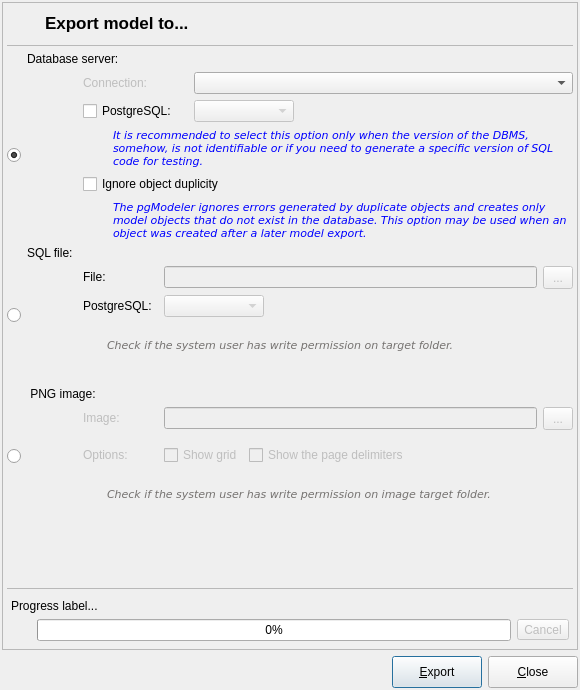
<?xml version="1.0" encoding="UTF-8"?>
<ui version="4.0">
 <class>ModelExportForm</class>
 <widget class="QDialog" name="ModelExportForm">
  <property name="windowModality">
   <enum>Qt::ApplicationModal</enum>
  </property>
  <property name="geometry">
   <rect>
    <x>0</x>
    <y>0</y>
    <width>580</width>
    <height>690</height>
   </rect>
  </property>
  <property name="sizePolicy">
   <sizepolicy hsizetype="Fixed" vsizetype="Fixed">
    <horstretch>0</horstretch>
    <verstretch>0</verstretch>
   </sizepolicy>
  </property>
  <property name="minimumSize">
   <size>
    <width>580</width>
    <height>600</height>
   </size>
  </property>
  <property name="maximumSize">
   <size>
    <width>580</width>
    <height>690</height>
   </size>
  </property>
  <property name="windowTitle">
   <string>Model Export</string>
  </property>
  <property name="windowIcon">
   <iconset resource="../res/resources.qrc">
    <normaloff>:/icones/icones/pgsqlModeler48x48.png</normaloff>:/icones/icones/pgsqlModeler48x48.png</iconset>
  </property>
  <layout class="QGridLayout" name="gridLayout_6">
   <property name="leftMargin">
    <number>2</number>
   </property>
   <property name="topMargin">
    <number>2</number>
   </property>
   <property name="rightMargin">
    <number>2</number>
   </property>
   <property name="bottomMargin">
    <number>2</number>
   </property>
   <item row="0" column="0" colspan="3">
    <widget class="QFrame" name="frame">
     <property name="enabled">
      <bool>true</bool>
     </property>
     <property name="sizePolicy">
      <sizepolicy hsizetype="Expanding" vsizetype="Expanding">
       <horstretch>0</horstretch>
       <verstretch>0</verstretch>
      </sizepolicy>
     </property>
     <property name="frameShape">
      <enum>QFrame::StyledPanel</enum>
     </property>
     <property name="frameShadow">
      <enum>QFrame::Raised</enum>
     </property>
     <layout class="QGridLayout" name="gridLayout_5">
      <property name="leftMargin">
       <number>4</number>
      </property>
      <property name="topMargin">
       <number>4</number>
      </property>
      <property name="rightMargin">
       <number>4</number>
      </property>
      <property name="bottomMargin">
       <number>4</number>
      </property>
      <item row="0" column="1">
       <widget class="QLabel" name="title_lbl">
        <property name="sizePolicy">
         <sizepolicy hsizetype="Preferred" vsizetype="Fixed">
          <horstretch>0</horstretch>
          <verstretch>0</verstretch>
         </sizepolicy>
        </property>
        <property name="font">
         <font>
          <pointsize>13</pointsize>
          <weight>75</weight>
          <bold>true</bold>
         </font>
        </property>
        <property name="text">
         <string>Export model to...</string>
        </property>
       </widget>
      </item>
      <item row="0" column="0">
       <widget class="QLabel" name="label_2">
        <property name="sizePolicy">
         <sizepolicy hsizetype="Fixed" vsizetype="Fixed">
          <horstretch>0</horstretch>
          <verstretch>0</verstretch>
         </sizepolicy>
        </property>
        <property name="minimumSize">
         <size>
          <width>32</width>
          <height>32</height>
         </size>
        </property>
        <property name="maximumSize">
         <size>
          <width>32</width>
          <height>32</height>
         </size>
        </property>
        <property name="text">
         <string/>
        </property>
        <property name="pixmap">
         <pixmap resource="../res/resources.qrc">:/icones/icones/exportar.png</pixmap>
        </property>
       </widget>
      </item>
      <item row="5" column="0" colspan="2">
       <layout class="QGridLayout" name="gridLayout_3">
        <property name="bottomMargin">
         <number>15</number>
        </property>
        <item row="0" column="1" colspan="3">
         <widget class="QLabel" name="export_to_img_lbl">
          <property name="text">
           <string> PNG image:</string>
          </property>
         </widget>
        </item>
        <item row="1" column="1" rowspan="4">
         <widget class="QLabel" name="model_png_lbl">
          <property name="enabled">
           <bool>false</bool>
          </property>
          <property name="sizePolicy">
           <sizepolicy hsizetype="Fixed" vsizetype="Fixed">
            <horstretch>0</horstretch>
            <verstretch>0</verstretch>
           </sizepolicy>
          </property>
          <property name="minimumSize">
           <size>
            <width>50</width>
            <height>100</height>
           </size>
          </property>
          <property name="maximumSize">
           <size>
            <width>50</width>
            <height>100</height>
           </size>
          </property>
          <property name="text">
           <string/>
          </property>
          <property name="pixmap">
           <pixmap resource="../res/resources.qrc">:/imagens/imagens/model2png.png</pixmap>
          </property>
         </widget>
        </item>
        <item row="1" column="2">
         <widget class="QLabel" name="image_lbl">
          <property name="enabled">
           <bool>false</bool>
          </property>
          <property name="sizePolicy">
           <sizepolicy hsizetype="Fixed" vsizetype="Fixed">
            <horstretch>0</horstretch>
            <verstretch>0</verstretch>
           </sizepolicy>
          </property>
          <property name="minimumSize">
           <size>
            <width>73</width>
            <height>0</height>
           </size>
          </property>
          <property name="text">
           <string>Image:</string>
          </property>
         </widget>
        </item>
        <item row="1" column="3">
         <layout class="QHBoxLayout" name="horizontalLayout_7">
          <item>
           <widget class="QLineEdit" name="image_edt">
            <property name="enabled">
             <bool>false</bool>
            </property>
            <property name="dragEnabled">
             <bool>false</bool>
            </property>
            <property name="readOnly">
             <bool>true</bool>
            </property>
           </widget>
          </item>
          <item>
           <widget class="QToolButton" name="select_img_tb">
            <property name="enabled">
             <bool>false</bool>
            </property>
            <property name="minimumSize">
             <size>
              <width>30</width>
              <height>23</height>
             </size>
            </property>
            <property name="toolTip">
             <string>Select target file</string>
            </property>
            <property name="text">
             <string>...</string>
            </property>
            <property name="icon">
             <iconset resource="../res/resources.qrc">
              <normaloff>:/icones/icones/abrir.png</normaloff>:/icones/icones/abrir.png</iconset>
            </property>
            <property name="iconSize">
             <size>
              <width>16</width>
              <height>16</height>
             </size>
            </property>
           </widget>
          </item>
         </layout>
        </item>
        <item row="2" column="2" rowspan="2">
         <widget class="QLabel" name="options_lbl">
          <property name="enabled">
           <bool>false</bool>
          </property>
          <property name="sizePolicy">
           <sizepolicy hsizetype="Fixed" vsizetype="Fixed">
            <horstretch>0</horstretch>
            <verstretch>0</verstretch>
           </sizepolicy>
          </property>
          <property name="minimumSize">
           <size>
            <width>75</width>
            <height>0</height>
           </size>
          </property>
          <property name="maximumSize">
           <size>
            <width>65</width>
            <height>16777215</height>
           </size>
          </property>
          <property name="font">
           <font>
            <italic>false</italic>
           </font>
          </property>
          <property name="text">
           <string>Options:</string>
          </property>
         </widget>
        </item>
        <item row="2" column="3" rowspan="2">
         <layout class="QHBoxLayout" name="horizontalLayout_8">
          <item>
           <widget class="QCheckBox" name="show_grid_chk">
            <property name="enabled">
             <bool>false</bool>
            </property>
            <property name="sizePolicy">
             <sizepolicy hsizetype="Fixed" vsizetype="Fixed">
              <horstretch>0</horstretch>
              <verstretch>0</verstretch>
             </sizepolicy>
            </property>
            <property name="text">
             <string>Show grid</string>
            </property>
           </widget>
          </item>
          <item>
           <widget class="QCheckBox" name="show_delim_chk">
            <property name="enabled">
             <bool>false</bool>
            </property>
            <property name="text">
             <string>Show the page delimiters</string>
            </property>
           </widget>
          </item>
         </layout>
        </item>
        <item row="1" column="0" rowspan="4">
         <widget class="QRadioButton" name="export_to_img_rb">
          <property name="sizePolicy">
           <sizepolicy hsizetype="Fixed" vsizetype="Fixed">
            <horstretch>0</horstretch>
            <verstretch>0</verstretch>
           </sizepolicy>
          </property>
          <property name="text">
           <string/>
          </property>
          <property name="checked">
           <bool>false</bool>
          </property>
         </widget>
        </item>
        <item row="4" column="2" colspan="2">
         <layout class="QHBoxLayout" name="horizontalLayout_9">
          <item>
           <spacer name="horizontalSpacer_7">
            <property name="orientation">
             <enum>Qt::Horizontal</enum>
            </property>
            <property name="sizeType">
             <enum>QSizePolicy::Fixed</enum>
            </property>
            <property name="sizeHint" stdset="0">
             <size>
              <width>24</width>
              <height>26</height>
             </size>
            </property>
           </spacer>
          </item>
          <item>
           <widget class="QLabel" name="hint1_lbl">
            <property name="enabled">
             <bool>false</bool>
            </property>
            <property name="maximumSize">
             <size>
              <width>16777215</width>
              <height>16777215</height>
             </size>
            </property>
            <property name="palette">
             <palette>
              <active>
               <colorrole role="WindowText">
                <brush brushstyle="SolidPattern">
                 <color alpha="255">
                  <red>0</red>
                  <green>0</green>
                  <blue>255</blue>
                 </color>
                </brush>
               </colorrole>
              </active>
              <inactive>
               <colorrole role="WindowText">
                <brush brushstyle="SolidPattern">
                 <color alpha="255">
                  <red>0</red>
                  <green>0</green>
                  <blue>255</blue>
                 </color>
                </brush>
               </colorrole>
              </inactive>
              <disabled>
               <colorrole role="WindowText">
                <brush brushstyle="SolidPattern">
                 <color alpha="255">
                  <red>117</red>
                  <green>114</green>
                  <blue>112</blue>
                 </color>
                </brush>
               </colorrole>
              </disabled>
             </palette>
            </property>
            <property name="font">
             <font>
              <family>DejaVu Sans</family>
              <pointsize>8</pointsize>
              <italic>true</italic>
             </font>
            </property>
            <property name="text">
             <string>Check if the system user has write permission on image target folder.</string>
            </property>
            <property name="textFormat">
             <enum>Qt::PlainText</enum>
            </property>
            <property name="wordWrap">
             <bool>true</bool>
            </property>
           </widget>
          </item>
         </layout>
        </item>
       </layout>
      </item>
      <item row="4" column="0" colspan="2">
       <layout class="QGridLayout" name="gridLayout_2">
        <property name="bottomMargin">
         <number>15</number>
        </property>
        <item row="0" column="1" colspan="3">
         <widget class="QLabel" name="export_to_file_lbl">
          <property name="text">
           <string>SQL file:</string>
          </property>
         </widget>
        </item>
        <item row="1" column="2">
         <widget class="QLabel" name="file_lbl">
          <property name="sizePolicy">
           <sizepolicy hsizetype="Fixed" vsizetype="Fixed">
            <horstretch>0</horstretch>
            <verstretch>0</verstretch>
           </sizepolicy>
          </property>
          <property name="minimumSize">
           <size>
            <width>73</width>
            <height>0</height>
           </size>
          </property>
          <property name="text">
           <string>File:</string>
          </property>
         </widget>
        </item>
        <item row="1" column="3">
         <layout class="QHBoxLayout" name="horizontalLayout_6">
          <item>
           <widget class="QLineEdit" name="file_edt">
            <property name="enabled">
             <bool>false</bool>
            </property>
            <property name="dragEnabled">
             <bool>false</bool>
            </property>
            <property name="readOnly">
             <bool>true</bool>
            </property>
           </widget>
          </item>
          <item>
           <widget class="QToolButton" name="select_file_tb">
            <property name="enabled">
             <bool>false</bool>
            </property>
            <property name="minimumSize">
             <size>
              <width>30</width>
              <height>23</height>
             </size>
            </property>
            <property name="toolTip">
             <string>Select target file</string>
            </property>
            <property name="text">
             <string>...</string>
            </property>
            <property name="icon">
             <iconset resource="../res/resources.qrc">
              <normaloff>:/icones/icones/abrir.png</normaloff>:/icones/icones/abrir.png</iconset>
            </property>
            <property name="iconSize">
             <size>
              <width>16</width>
              <height>16</height>
             </size>
            </property>
           </widget>
          </item>
         </layout>
        </item>
        <item row="1" column="1" rowspan="3">
         <widget class="QLabel" name="model_sql_lbl">
          <property name="enabled">
           <bool>false</bool>
          </property>
          <property name="sizePolicy">
           <sizepolicy hsizetype="Fixed" vsizetype="Fixed">
            <horstretch>0</horstretch>
            <verstretch>0</verstretch>
           </sizepolicy>
          </property>
          <property name="minimumSize">
           <size>
            <width>50</width>
            <height>100</height>
           </size>
          </property>
          <property name="maximumSize">
           <size>
            <width>50</width>
            <height>100</height>
           </size>
          </property>
          <property name="text">
           <string/>
          </property>
          <property name="pixmap">
           <pixmap resource="../res/resources.qrc">:/imagens/imagens/model2sql.png</pixmap>
          </property>
         </widget>
        </item>
        <item row="2" column="2">
         <widget class="QLabel" name="pgsql_lbl">
          <property name="sizePolicy">
           <sizepolicy hsizetype="Fixed" vsizetype="Fixed">
            <horstretch>0</horstretch>
            <verstretch>0</verstretch>
           </sizepolicy>
          </property>
          <property name="minimumSize">
           <size>
            <width>75</width>
            <height>0</height>
           </size>
          </property>
          <property name="maximumSize">
           <size>
            <width>65</width>
            <height>16777215</height>
           </size>
          </property>
          <property name="font">
           <font>
            <italic>false</italic>
           </font>
          </property>
          <property name="text">
           <string>PostgreSQL:</string>
          </property>
         </widget>
        </item>
        <item row="2" column="3">
         <layout class="QHBoxLayout" name="horizontalLayout_5">
          <item>
           <widget class="QComboBox" name="pgsqlvers_cmb">
            <property name="enabled">
             <bool>false</bool>
            </property>
            <property name="minimumSize">
             <size>
              <width>100</width>
              <height>0</height>
             </size>
            </property>
            <property name="maximumSize">
             <size>
              <width>100</width>
              <height>16777215</height>
             </size>
            </property>
            <property name="toolTip">
             <string>PostgreSQL version in which the SQL code should be generated</string>
            </property>
            <property name="insertPolicy">
             <enum>QComboBox::InsertAtBottom</enum>
            </property>
           </widget>
          </item>
          <item>
           <spacer name="horizontalSpacer">
            <property name="orientation">
             <enum>Qt::Horizontal</enum>
            </property>
            <property name="sizeHint" stdset="0">
             <size>
              <width>158</width>
              <height>20</height>
             </size>
            </property>
           </spacer>
          </item>
         </layout>
        </item>
        <item row="1" column="0" rowspan="3">
         <widget class="QRadioButton" name="export_to_file_rb">
          <property name="sizePolicy">
           <sizepolicy hsizetype="Fixed" vsizetype="Fixed">
            <horstretch>0</horstretch>
            <verstretch>0</verstretch>
           </sizepolicy>
          </property>
          <property name="text">
           <string/>
          </property>
          <property name="checked">
           <bool>false</bool>
          </property>
         </widget>
        </item>
        <item row="3" column="2" colspan="2">
         <layout class="QHBoxLayout" name="horizontalLayout_4">
          <item>
           <spacer name="horizontalSpacer_5">
            <property name="orientation">
             <enum>Qt::Horizontal</enum>
            </property>
            <property name="sizeType">
             <enum>QSizePolicy::Fixed</enum>
            </property>
            <property name="sizeHint" stdset="0">
             <size>
              <width>24</width>
              <height>26</height>
             </size>
            </property>
           </spacer>
          </item>
          <item>
           <widget class="QLabel" name="hint_lbl">
            <property name="enabled">
             <bool>false</bool>
            </property>
            <property name="palette">
             <palette>
              <active>
               <colorrole role="WindowText">
                <brush brushstyle="SolidPattern">
                 <color alpha="255">
                  <red>0</red>
                  <green>0</green>
                  <blue>255</blue>
                 </color>
                </brush>
               </colorrole>
              </active>
              <inactive>
               <colorrole role="WindowText">
                <brush brushstyle="SolidPattern">
                 <color alpha="255">
                  <red>0</red>
                  <green>0</green>
                  <blue>255</blue>
                 </color>
                </brush>
               </colorrole>
              </inactive>
              <disabled>
               <colorrole role="WindowText">
                <brush brushstyle="SolidPattern">
                 <color alpha="255">
                  <red>117</red>
                  <green>114</green>
                  <blue>112</blue>
                 </color>
                </brush>
               </colorrole>
              </disabled>
             </palette>
            </property>
            <property name="font">
             <font>
              <family>DejaVu Sans</family>
              <pointsize>8</pointsize>
              <italic>true</italic>
             </font>
            </property>
            <property name="text">
             <string>Check if the system user has write permission on target folder.</string>
            </property>
            <property name="textFormat">
             <enum>Qt::PlainText</enum>
            </property>
            <property name="wordWrap">
             <bool>true</bool>
            </property>
           </widget>
          </item>
         </layout>
        </item>
       </layout>
      </item>
      <item row="8" column="0" colspan="2">
       <widget class="QFrame" name="ln2_frm">
        <property name="minimumSize">
         <size>
          <width>0</width>
          <height>1</height>
         </size>
        </property>
        <property name="maximumSize">
         <size>
          <width>16777215</width>
          <height>1</height>
         </size>
        </property>
        <property name="frameShape">
         <enum>QFrame::StyledPanel</enum>
        </property>
        <property name="frameShadow">
         <enum>QFrame::Sunken</enum>
        </property>
       </widget>
      </item>
      <item row="9" column="0" colspan="2">
       <layout class="QGridLayout" name="gridLayout_4">
        <property name="leftMargin">
         <number>4</number>
        </property>
        <property name="topMargin">
         <number>4</number>
        </property>
        <property name="rightMargin">
         <number>4</number>
        </property>
        <property name="bottomMargin">
         <number>4</number>
        </property>
        <item row="1" column="1">
         <widget class="QProgressBar" name="progress_pb">
          <property name="value">
           <number>0</number>
          </property>
         </widget>
        </item>
        <item row="1" column="2">
         <widget class="QToolButton" name="cancel_btn">
          <property name="enabled">
           <bool>false</bool>
          </property>
          <property name="text">
           <string>Cancel</string>
          </property>
          <property name="icon">
           <iconset resource="../res/resources.qrc">
            <normaloff>:/icones/icones/msgbox_erro.png</normaloff>:/icones/icones/msgbox_erro.png</iconset>
          </property>
          <property name="iconSize">
           <size>
            <width>20</width>
            <height>20</height>
           </size>
          </property>
          <property name="toolButtonStyle">
           <enum>Qt::ToolButtonTextBesideIcon</enum>
          </property>
         </widget>
        </item>
        <item row="0" column="0" colspan="3">
         <widget class="QLabel" name="progress_lbl">
          <property name="sizePolicy">
           <sizepolicy hsizetype="Preferred" vsizetype="Fixed">
            <horstretch>0</horstretch>
            <verstretch>0</verstretch>
           </sizepolicy>
          </property>
          <property name="text">
           <string>Progress label...</string>
          </property>
         </widget>
        </item>
        <item row="1" column="0">
         <widget class="QLabel" name="ico_lbl">
          <property name="sizePolicy">
           <sizepolicy hsizetype="Fixed" vsizetype="Fixed">
            <horstretch>0</horstretch>
            <verstretch>0</verstretch>
           </sizepolicy>
          </property>
          <property name="minimumSize">
           <size>
            <width>20</width>
            <height>20</height>
           </size>
          </property>
          <property name="maximumSize">
           <size>
            <width>20</width>
            <height>20</height>
           </size>
          </property>
          <property name="text">
           <string/>
          </property>
          <property name="scaledContents">
           <bool>true</bool>
          </property>
         </widget>
        </item>
       </layout>
      </item>
      <item row="7" column="0" colspan="2">
       <spacer name="verticalSpacer_2">
        <property name="orientation">
         <enum>Qt::Vertical</enum>
        </property>
        <property name="sizeHint" stdset="0">
         <size>
          <width>20</width>
          <height>10</height>
         </size>
        </property>
       </spacer>
      </item>
      <item row="2" column="0" colspan="2">
       <layout class="QGridLayout" name="gridLayout">
        <item row="1" column="2" colspan="2">
         <widget class="QLabel" name="connections_lbl">
          <property name="enabled">
           <bool>false</bool>
          </property>
          <property name="sizePolicy">
           <sizepolicy hsizetype="Preferred" vsizetype="Fixed">
            <horstretch>0</horstretch>
            <verstretch>0</verstretch>
           </sizepolicy>
          </property>
          <property name="minimumSize">
           <size>
            <width>105</width>
            <height>0</height>
           </size>
          </property>
          <property name="text">
           <string>Connection:</string>
          </property>
         </widget>
        </item>
        <item row="1" column="4" colspan="2">
         <widget class="QComboBox" name="connections_cmb">
          <property name="enabled">
           <bool>true</bool>
          </property>
          <property name="minimumSize">
           <size>
            <width>200</width>
            <height>0</height>
           </size>
          </property>
          <property name="insertPolicy">
           <enum>QComboBox::InsertAlphabetically</enum>
          </property>
         </widget>
        </item>
        <item row="1" column="1" rowspan="4">
         <widget class="QLabel" name="modelo_sgbd">
          <property name="enabled">
           <bool>true</bool>
          </property>
          <property name="sizePolicy">
           <sizepolicy hsizetype="Fixed" vsizetype="Expanding">
            <horstretch>0</horstretch>
            <verstretch>0</verstretch>
           </sizepolicy>
          </property>
          <property name="minimumSize">
           <size>
            <width>50</width>
            <height>100</height>
           </size>
          </property>
          <property name="maximumSize">
           <size>
            <width>50</width>
            <height>16777215</height>
           </size>
          </property>
          <property name="text">
           <string/>
          </property>
          <property name="pixmap">
           <pixmap resource="../res/resources.qrc">:/imagens/imagens/model2sgdb.png</pixmap>
          </property>
          <property name="alignment">
           <set>Qt::AlignCenter</set>
          </property>
         </widget>
        </item>
        <item row="2" column="2" colspan="2">
         <widget class="QCheckBox" name="pgsqlvers_chk">
          <property name="enabled">
           <bool>true</bool>
          </property>
          <property name="sizePolicy">
           <sizepolicy hsizetype="Preferred" vsizetype="Fixed">
            <horstretch>0</horstretch>
            <verstretch>0</verstretch>
           </sizepolicy>
          </property>
          <property name="text">
           <string>PostgreSQL:</string>
          </property>
          <property name="checked">
           <bool>false</bool>
          </property>
          <property name="autoExclusive">
           <bool>false</bool>
          </property>
         </widget>
        </item>
        <item row="2" column="4">
         <widget class="QComboBox" name="pgsqlvers1_cmb">
          <property name="enabled">
           <bool>false</bool>
          </property>
          <property name="sizePolicy">
           <sizepolicy hsizetype="Expanding" vsizetype="Fixed">
            <horstretch>0</horstretch>
            <verstretch>0</verstretch>
           </sizepolicy>
          </property>
          <property name="minimumSize">
           <size>
            <width>0</width>
            <height>0</height>
           </size>
          </property>
          <property name="maximumSize">
           <size>
            <width>100</width>
            <height>16777215</height>
           </size>
          </property>
          <property name="toolTip">
           <string>PostgreSQL version in which the SQL code should be generated</string>
          </property>
          <property name="insertPolicy">
           <enum>QComboBox::InsertAtBottom</enum>
          </property>
         </widget>
        </item>
        <item row="2" column="5">
         <spacer name="horizontalSpacer_2">
          <property name="orientation">
           <enum>Qt::Horizontal</enum>
          </property>
          <property name="sizeHint" stdset="0">
           <size>
            <width>40</width>
            <height>20</height>
           </size>
          </property>
         </spacer>
        </item>
        <item row="1" column="0" rowspan="4">
         <widget class="QRadioButton" name="export_to_dbms_rb">
          <property name="enabled">
           <bool>true</bool>
          </property>
          <property name="sizePolicy">
           <sizepolicy hsizetype="Fixed" vsizetype="Fixed">
            <horstretch>0</horstretch>
            <verstretch>0</verstretch>
           </sizepolicy>
          </property>
          <property name="text">
           <string/>
          </property>
          <property name="checked">
           <bool>true</bool>
          </property>
         </widget>
        </item>
        <item row="3" column="2" colspan="4">
         <layout class="QHBoxLayout" name="horizontalLayout_3">
          <item>
           <spacer name="horizontalSpacer_4">
            <property name="orientation">
             <enum>Qt::Horizontal</enum>
            </property>
            <property name="sizeType">
             <enum>QSizePolicy::Fixed</enum>
            </property>
            <property name="sizeHint" stdset="0">
             <size>
              <width>30</width>
              <height>20</height>
             </size>
            </property>
           </spacer>
          </item>
          <item>
           <widget class="QLabel" name="hint2_lbl">
            <property name="enabled">
             <bool>true</bool>
            </property>
            <property name="palette">
             <palette>
              <active>
               <colorrole role="WindowText">
                <brush brushstyle="SolidPattern">
                 <color alpha="255">
                  <red>0</red>
                  <green>0</green>
                  <blue>255</blue>
                 </color>
                </brush>
               </colorrole>
              </active>
              <inactive>
               <colorrole role="WindowText">
                <brush brushstyle="SolidPattern">
                 <color alpha="255">
                  <red>0</red>
                  <green>0</green>
                  <blue>255</blue>
                 </color>
                </brush>
               </colorrole>
              </inactive>
              <disabled>
               <colorrole role="WindowText">
                <brush brushstyle="SolidPattern">
                 <color alpha="255">
                  <red>117</red>
                  <green>114</green>
                  <blue>112</blue>
                 </color>
                </brush>
               </colorrole>
              </disabled>
             </palette>
            </property>
            <property name="font">
             <font>
              <family>DejaVu Sans</family>
              <pointsize>8</pointsize>
              <italic>true</italic>
             </font>
            </property>
            <property name="text">
             <string>It is recommended to select this option only when the version of the DBMS, somehow, is not identifiable or if you need to generate a specific version of SQL code for testing.</string>
            </property>
            <property name="textFormat">
             <enum>Qt::PlainText</enum>
            </property>
            <property name="wordWrap">
             <bool>true</bool>
            </property>
           </widget>
          </item>
         </layout>
        </item>
        <item row="4" column="2" colspan="4">
         <layout class="QVBoxLayout" name="verticalLayout_2">
          <item>
           <layout class="QHBoxLayout" name="horizontalLayout_2">
            <item>
             <widget class="QCheckBox" name="ignorar_dup_chk">
              <property name="enabled">
               <bool>true</bool>
              </property>
              <property name="sizePolicy">
               <sizepolicy hsizetype="Expanding" vsizetype="Fixed">
                <horstretch>0</horstretch>
                <verstretch>0</verstretch>
               </sizepolicy>
              </property>
              <property name="text">
               <string>Ignore object duplicity</string>
              </property>
             </widget>
            </item>
           </layout>
          </item>
          <item>
           <layout class="QHBoxLayout" name="horizontalLayout">
            <item>
             <spacer name="horizontalSpacer_3">
              <property name="orientation">
               <enum>Qt::Horizontal</enum>
              </property>
              <property name="sizeType">
               <enum>QSizePolicy::Fixed</enum>
              </property>
              <property name="sizeHint" stdset="0">
               <size>
                <width>30</width>
                <height>20</height>
               </size>
              </property>
             </spacer>
            </item>
            <item>
             <widget class="QLabel" name="hint3_lbl">
              <property name="enabled">
               <bool>true</bool>
              </property>
              <property name="palette">
               <palette>
                <active>
                 <colorrole role="WindowText">
                  <brush brushstyle="SolidPattern">
                   <color alpha="255">
                    <red>0</red>
                    <green>0</green>
                    <blue>255</blue>
                   </color>
                  </brush>
                 </colorrole>
                </active>
                <inactive>
                 <colorrole role="WindowText">
                  <brush brushstyle="SolidPattern">
                   <color alpha="255">
                    <red>0</red>
                    <green>0</green>
                    <blue>255</blue>
                   </color>
                  </brush>
                 </colorrole>
                </inactive>
                <disabled>
                 <colorrole role="WindowText">
                  <brush brushstyle="SolidPattern">
                   <color alpha="255">
                    <red>117</red>
                    <green>114</green>
                    <blue>112</blue>
                   </color>
                  </brush>
                 </colorrole>
                </disabled>
               </palette>
              </property>
              <property name="font">
               <font>
                <family>DejaVu Sans</family>
                <pointsize>8</pointsize>
                <italic>true</italic>
               </font>
              </property>
              <property name="text">
               <string>The pgModeler ignores errors generated by duplicate objects and creates only model objects that do not exist in the database. This option may be used when an object was created after a later model export.</string>
              </property>
              <property name="textFormat">
               <enum>Qt::PlainText</enum>
              </property>
              <property name="wordWrap">
               <bool>true</bool>
              </property>
             </widget>
            </item>
           </layout>
          </item>
         </layout>
        </item>
        <item row="0" column="1" colspan="5">
         <widget class="QLabel" name="export_dbms_lbl">
          <property name="font">
           <font>
            <weight>50</weight>
            <italic>false</italic>
            <bold>false</bold>
           </font>
          </property>
          <property name="text">
           <string>Database server:</string>
          </property>
         </widget>
        </item>
       </layout>
      </item>
      <item row="1" column="0" colspan="2">
       <widget class="QFrame" name="ln1_frm">
        <property name="minimumSize">
         <size>
          <width>0</width>
          <height>1</height>
         </size>
        </property>
        <property name="maximumSize">
         <size>
          <width>16777215</width>
          <height>1</height>
         </size>
        </property>
        <property name="frameShape">
         <enum>QFrame::StyledPanel</enum>
        </property>
        <property name="frameShadow">
         <enum>QFrame::Sunken</enum>
        </property>
       </widget>
      </item>
     </layout>
    </widget>
   </item>
   <item row="1" column="0">
    <widget class="QLabel" name="label">
     <property name="text">
      <string/>
     </property>
     <property name="pixmap">
      <pixmap resource="../res/resources.qrc">:/imagens/imagens/pgmodeler_name.png</pixmap>
     </property>
    </widget>
   </item>
   <item row="1" column="1">
    <spacer name="horizontalSpacer_6">
     <property name="orientation">
      <enum>Qt::Horizontal</enum>
     </property>
     <property name="sizeHint" stdset="0">
      <size>
       <width>246</width>
       <height>20</height>
      </size>
     </property>
    </spacer>
   </item>
   <item row="1" column="2">
    <layout class="QHBoxLayout" name="horizontalLayout_10">
     <item>
      <widget class="QPushButton" name="export_btn">
       <property name="minimumSize">
        <size>
         <width>90</width>
         <height>32</height>
        </size>
       </property>
       <property name="maximumSize">
        <size>
         <width>90</width>
         <height>16777215</height>
        </size>
       </property>
       <property name="text">
        <string>&amp;Export</string>
       </property>
       <property name="icon">
        <iconset resource="../res/resources.qrc">
         <normaloff>:/icones/icones/exportar.png</normaloff>:/icones/icones/exportar.png</iconset>
       </property>
       <property name="iconSize">
        <size>
         <width>20</width>
         <height>20</height>
        </size>
       </property>
       <property name="default">
        <bool>true</bool>
       </property>
      </widget>
     </item>
     <item>
      <widget class="QPushButton" name="close_btn">
       <property name="minimumSize">
        <size>
         <width>90</width>
         <height>32</height>
        </size>
       </property>
       <property name="maximumSize">
        <size>
         <width>90</width>
         <height>16777215</height>
        </size>
       </property>
       <property name="text">
        <string>&amp;Close</string>
       </property>
       <property name="icon">
        <iconset resource="../res/resources.qrc">
         <normaloff>:/icones/icones/fechar1.png</normaloff>:/icones/icones/fechar1.png</iconset>
       </property>
       <property name="iconSize">
        <size>
         <width>20</width>
         <height>20</height>
        </size>
       </property>
       <property name="flat">
        <bool>false</bool>
       </property>
      </widget>
     </item>
    </layout>
   </item>
  </layout>
 </widget>
 <tabstops>
  <tabstop>export_to_file_rb</tabstop>
  <tabstop>file_edt</tabstop>
  <tabstop>select_file_tb</tabstop>
  <tabstop>pgsqlvers_cmb</tabstop>
  <tabstop>export_to_img_rb</tabstop>
  <tabstop>image_edt</tabstop>
  <tabstop>select_img_tb</tabstop>
  <tabstop>show_grid_chk</tabstop>
  <tabstop>show_delim_chk</tabstop>
  <tabstop>export_to_dbms_rb</tabstop>
  <tabstop>connections_cmb</tabstop>
  <tabstop>pgsqlvers_chk</tabstop>
  <tabstop>pgsqlvers1_cmb</tabstop>
  <tabstop>ignorar_dup_chk</tabstop>
  <tabstop>export_btn</tabstop>
  <tabstop>close_btn</tabstop>
 </tabstops>
 <resources>
  <include location="../res/resources.qrc"/>
 </resources>
 <connections/>
</ui>
